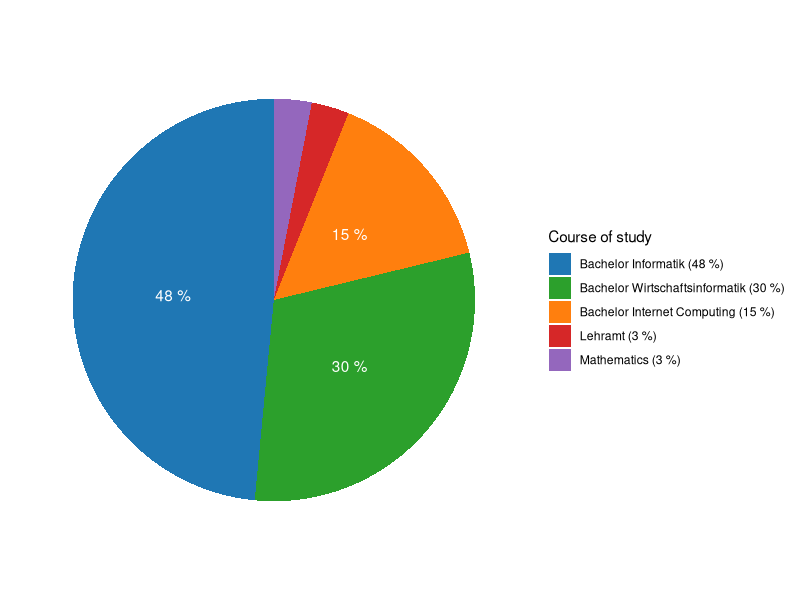
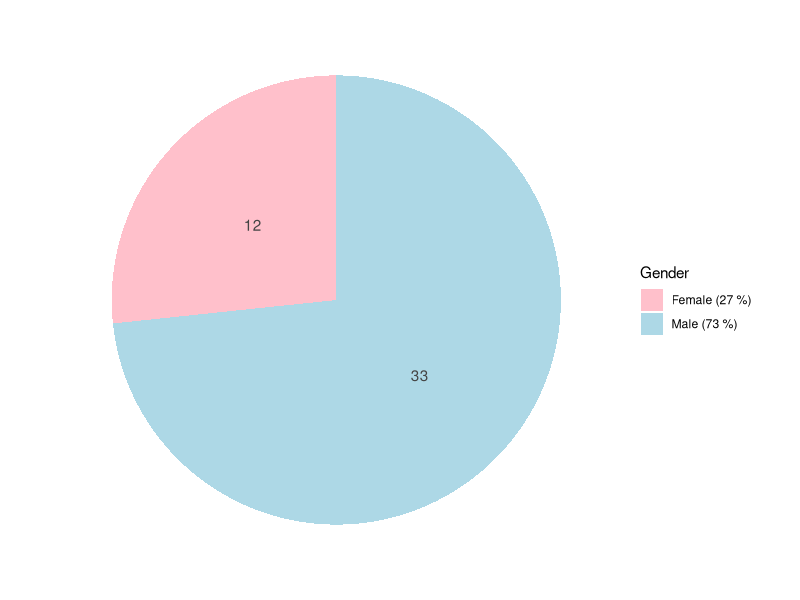
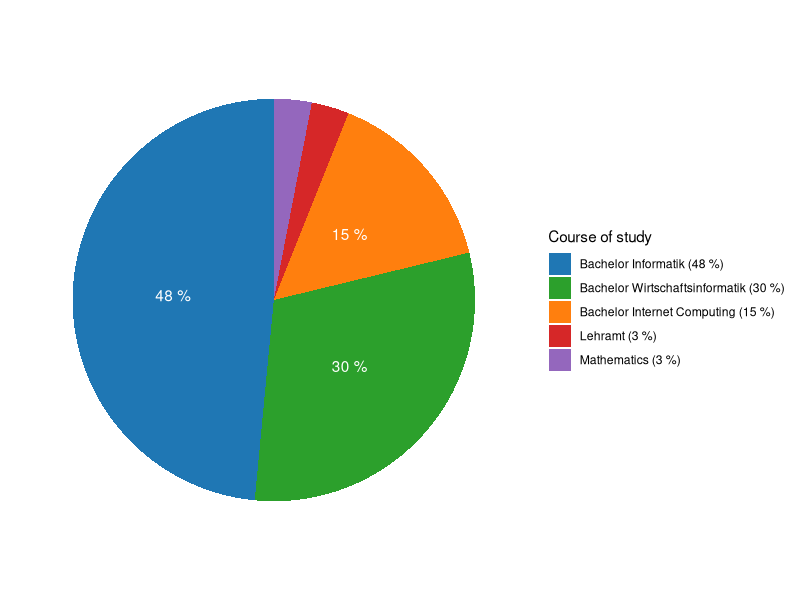
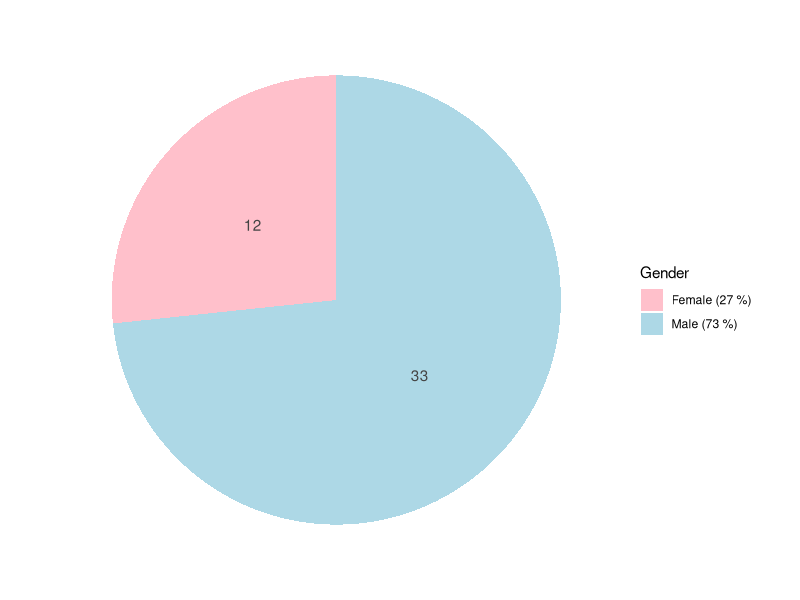

Reproduce these figures in R, in order. (Note: this script raises an error after producing the figures.)
library(ggstats)
library(ggplot2)
library(dplyr)
library(purrr)
library(reshape2)

if (!exists("outputDir")) outputDir <- "./visualizer/out/"

survey <- read.csv("./visualizer/survey.csv") %>%
  select(courseOfStudy = What.is.your.course.of.study., everything())

# ---- PLOT --- Course of study ----
course_of_study <- survey %>%
  filter(courseOfStudy != "") %>%
  group_by(courseOfStudy) %>%
  summarise(n = n()) %>%
  arrange(desc(n)) %>%
  mutate(courseOfStudy = factor(courseOfStudy, levels = courseOfStudy)) %>%
  mutate(percentage = n / sum(n) * 100) %>%
  mutate(courseOfStudy = paste0(formatC(100 - round(percentage, 0), 2, flag = '0'), "__", # just there for the ordering
                                courseOfStudy, " (", round(percentage, 0), " %)")) # actual name
ggplot(data = course_of_study, aes(x = "", fill = courseOfStudy, y = n)) +
  geom_bar(stat = "identity") +
  coord_polar("y", start = 0, clip = "on") +
  theme_minimal() +
  labs(title = element_blank(), x = element_blank(), y = element_blank(), fill = "Course of study") +
  theme(panel.grid = element_blank(), axis.ticks = element_blank(), axis.text.x = element_blank()) +
  geom_text(aes(label = ifelse(percentage > 5, paste(round(percentage, 0), "%"), '')), position = position_stack(vjust = 0.5), color = "white") +
  scale_fill_manual(values = c("#1f77b4", "#2ca02c", "#ff7f0e", "#d62728", "#9467bd", "#8c564b", "#e377c2", "#7f7f7f", "#bcbd22", "#17becf"),
                    labels = course_of_study %>% # remove order prefix
                      mutate(courseOfStudy = gsub("\\d+__", '', courseOfStudy)) %>%
                      pull(courseOfStudy))
ggsave(filename = paste0(outputDir, "course_of_study.png"), width = 6, height = 4)
# ----

# ---- PLOT --- Gender ------------
gender <- survey %>%
  group_by(Gender) %>%
  summarise(n = n()) %>%
  arrange(desc(n)) %>%
  mutate(Gender = factor(Gender, levels = Gender)) %>%
  mutate(percentage = n / sum(n) * 100) %>%
  mutate(Gender = paste0(Gender, " (", round(percentage, 0), " %)"))
ggplot(data = gender, aes(x = "", fill = Gender, y = n)) +
  geom_bar(stat = "identity") +
  coord_polar("y", start = 0, clip = "on") +
  theme_minimal() +
  labs(title = element_blank(), x = element_blank(), y = element_blank(), fill = "Gender") +
  theme(panel.grid = element_blank(), axis.ticks = element_blank(), axis.text.x = element_blank()) +
  geom_text(aes(label = n), position = position_stack(vjust = 0.5), color = "#444444") +
  scale_fill_manual(values = c("pink", "lightblue"))
ggsave(filename = paste0(outputDir, "gender.png"), width = 6, height = 4)
# ----

# ---- PLOT --- Experience with Programming ------------
# likert plots of Experience.with.Java
experience <- survey %>%
  select(Java = "Experience.with.Java", Programming = "Experience.with.programming..any.language.")
# get programmatically (wrong order)
# likert_levels_experience <- experience %>% pull(Java) %>% unique()
# for (val in likert_levels_experience) { print(val) }
likert_levels_experience <- c(
  "< 3 months",
  ">= 3 months && < 6 months",
  ">= 6 months && < 1 year",
  ">= 1 year && < 3 years",
  ">= 3 years"
)
experience <- experience %>%
  mutate(across(everything(), ~factor(.x, levels = likert_levels_experience)))
gglikert(experience) +
  scale_fill_viridis_d(option = "plasma")
ggsave(filename = paste0(outputDir, "experience_with_programming_likert.png"), width = 10, height = 3)
# as bar chart
ggplot(experience, aes(y = Java)) +
  geom_bar(width = .5) +
  theme_minimal() +
  labs(title = "Experience with Java", y = "Experience", x = "Players")
ggsave(filename = paste0(outputDir, "experience_with_programming_bar.png"), width = 10, height = 3)
# ----

# ---- PLOT --- other likert plots ------------
likert_levels_all <- survey %>%
  select(ex = "Please.specify.your.level.of.agreement...Debugging.got.easier.from.room.to.room.") %>%
  pull(ex) %>%
  unique()
all <- survey %>%
  select(starts_with("Please.specify.your.level.of.agreement")) %>%
  rename_with(~gsub("Please\\.specify\\.your\\.level\\.of\\.agreement\\.+", "", .x)) %>%
  rename_with(~gsub("\\.", " ", .x)) %>%
  mutate(across(everything(), ~factor(.x, levels = likert_levels_all)))
gglikert(all)
ggsave(filename = paste0(outputDir, "likert_plots.png"), width = 9, height = 9)
# ----

# ---- PLOT --- Age as likert plot ------------
age <- survey %>%
  select(Age)
likert_levels_age <- age %>%
  mutate(Age = as.character(Age)) %>%
  pull(Age) %>%
  unique() %>%
  sort()
age <- tibble(Age = age$Age) %>% # defactorize using tibble
  mutate(across(everything(), ~factor(.x, levels = likert_levels_age)))
gglikert(age)
ggsave(filename = paste0(outputDir, "age.png"), width = 10, height = 3)
# heatmap
age_counts <- age %>%
  group_by(Age) %>%
  summarise(n = n()) %>%
  arrange(Age)
ggplot(age_counts, aes(x = Age, y = 1, fill = n)) +
  geom_tile() +
  ylab("") +
  scale_fill_viridis_c(option = "plasma")
# values
avg_age <- age %>%
  summarise(avg_age = mean(as.numeric(as.character(Age)))) %>%
  pull(avg_age)
# ----
